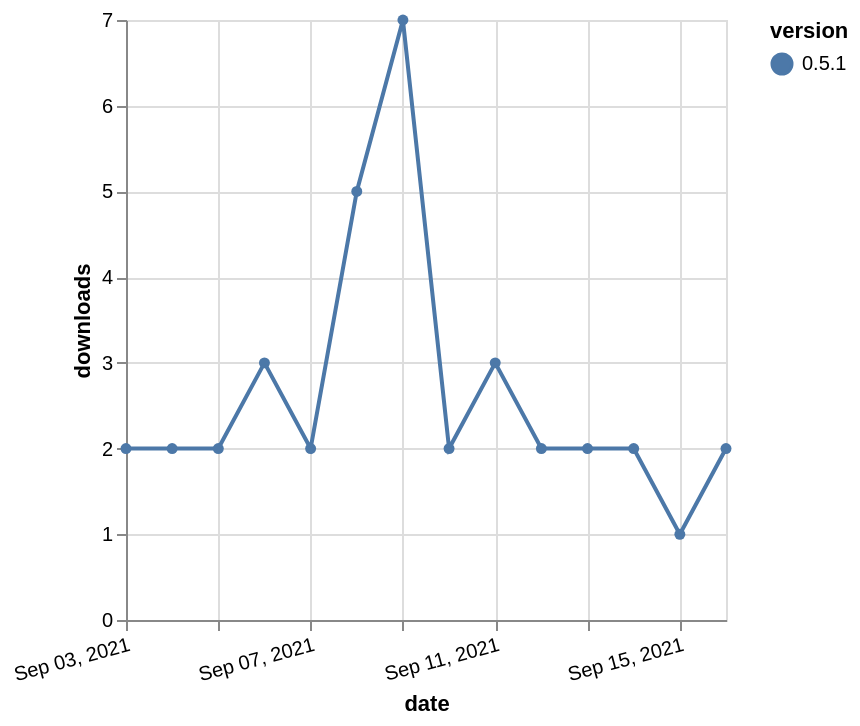

Vega-Lite specification stored for this chart:
### Vega-Lite specification from a JSON file in a GitHub repository (floating-point values rounded to 4 significant figures)
{"$schema": "https://vega.github.io/schema/vega-lite/v5.json", "description": "A simple bar chart with embedded data.", "data": {"values": [{"date": "2021-09-03", "total": 3732, "delta": 2, "version": "0.5.1"}, {"date": "2021-09-04", "total": 3734, "delta": 2, "version": "0.5.1"}, {"date": "2021-09-05", "total": 3736, "delta": 2, "version": "0.5.1"}, {"date": "2021-09-06", "total": 3739, "delta": 3, "version": "0.5.1"}, {"date": "2021-09-07", "total": 3741, "delta": 2, "version": "0.5.1"}, {"date": "2021-09-08", "total": 3746, "delta": 5, "version": "0.5.1"}, {"date": "2021-09-09", "total": 3753, "delta": 7, "version": "0.5.1"}, {"date": "2021-09-10", "total": 3755, "delta": 2, "version": "0.5.1"}, {"date": "2021-09-11", "total": 3758, "delta": 3, "version": "0.5.1"}, {"date": "2021-09-12", "total": 3760, "delta": 2, "version": "0.5.1"}, {"date": "2021-09-13", "total": 3762, "delta": 2, "version": "0.5.1"}, {"date": "2021-09-14", "total": 3764, "delta": 2, "version": "0.5.1"}, {"date": "2021-09-15", "total": 3765, "delta": 1, "version": "0.5.1"}, {"date": "2021-09-16", "total": 3767, "delta": 2, "version": "0.5.1"}]}, "width": "container", "mark": {"type": "line", "point": {"filled": true}}, "encoding": {"x": {"field": "date", "type": "temporal", "timeUnit": "yearmonthdate", "title": "date", "axis": {"labelAngle": -15}}, "y": {"field": "delta", "type": "quantitative", "title": "downloads"}, "color": {"field": "version", "type": "nominal"}, "tooltip": {"field": "delta"}}}
